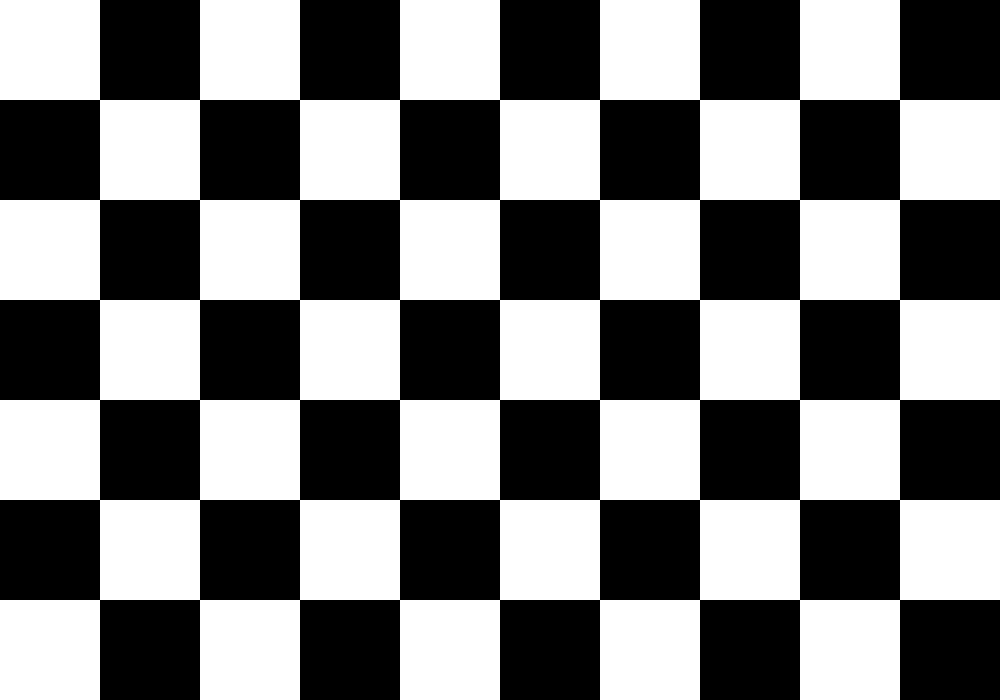
#> input picture cam_calibration/checkerboard.png, 1000 x 700 px
$ python -i center_line_detector.py   (imports and definitions only)
#> lines starting #> are read from the running program, lines starting #| are printed output that depends on the picture; after the words box and inside, x2 and y2 are one past the last pixel; in counts of white or black regions, pixels touching at a corner belong together
#> further down, picture is the input picture: shape (700, 1000, 3); 50% white; 1 white region, box (x1, y1, x2, y2) and area: (0, 0, 1000, 700) 350000
import time
import math
from collections import deque
from itertools import combinations
import numpy as np
import cv2


# ── Reference center-pick helpers ─────────────────────────────────────────────
# Ports of line_detector2.py (_threshold_dark / _scan_band_centers /
# _fallback_contour_center). The zebra guard is intentionally omitted.
def _odd_ge(v):
    v = max(3, int(v))
    return v if v % 2 == 1 else v + 1


# [89 lines left out: functions _ref_threshold_dark, _ref_find_runs, _ref_scan_bands, _ref_fallback_center, not called in this run]


class CenterLineDetector:
    """
    v4 — three-line tracker + dashed-line (intersection) detection.

    Solid mode
    ──────────
    Tracks left / center / right lines independently:
      - Each line has its own median-filter history and prev_cx anchor.
      - Contours are assigned to lines via minimum-cost matching so markers
        never swap identities between frames.
      - A per-line velocity gate rejects jumps larger than LINE_MAX_JUMP px
        (the cart doesn't teleport).
      - Ordering is enforced: left_cx < center_cx < right_cx with at least
        LINE_MIN_SEP px between neighbours.  Violations flag all lines lost.

    Public attributes updated each call
    ────────────────────────────────────
    line_type      : "solid" | "dashed"
    line_positions : {'left': cx|None, 'center': cx|None, 'right': cx|None}
    line_flags     : {'left': bool, 'center': bool, 'right': bool}
                      True = visible this frame, False = lost (holding prev)
    exits          : subset of ['left','center','right']  (dashed mode only)

    Dashed classification (all must hold)
    ──────────────────────────────────────
    1. >= DASH_MIN_COUNT contours
    2. Every area < DASH_MAX_AREA
    3. Horizontal span >= DASH_MIN_SPAN × width
    """

    MIN_AREA        = 50    # px² — ignore blobs smaller than this
    MAX_AREA        = 4000  # px² — ignore merged blobs (from v3)
    SIGNIFICANT_AREA= 500   # px² — real track lines are >= this

    # ── Jigsaw puzzle-seam rejection ───────────────────────────────────────────
    # The white puzzle-piece cutout seams on the mat appear as thin, wiggly, closed loops
    # in the binary and were assigned to L/C/R line slots, competing with the real boundary
    # on a sharp curve. A real line / crossing dash is an elongated, well-filled stripe
    # (high extent and solidity); a seam squiggle doubles back so both are low. Reject only
    # small contours, and only when both metrics are low, so real line fragments survive.
    SEAM_MAX_AREA     = 500   # px² — only test sub-significant blobs
    SEAM_MAX_EXTENT   = 0.32  # area/(bbox area) below this = thin & wiggly, not a stripe
    SEAM_MAX_SOLIDITY = 0.45  # area/(hull area) below this = doubles back, not a line
    SAMPLE_OFFSET   = 28    # px — bilateral brightness sample distance
    BRIGHT_THR      = 120   # grayscale threshold for "bright" track surface
    MEDIAN_K        = 3     # median filter window (frames)

    # ── 3-line tracker ────────────────────────────────────────────────────────
    # Rate-invariant velocity gate: max px/s = 70 px/frame × 30 fps.
    # At 30 fps → 70 px/frame; at 5 fps → 420 px/frame — adapts automatically.
    LINE_MAX_JUMP_PS = 2100  # px/s  (replaces fixed LINE_MAX_JUMP = 70)
    LINE_MIN_SEP   = 15     # px — post-assignment order enforcement gap
    TRACK_MIN_SEP  = 40     # px — minimum gap enforced *during* triplet/pair search
    STALE_THRESH   = 15     # frames lost before clearing a line's anchor

    # ── lane-center tracking (lean rewrite) ───────────────────────────────────
    # The robot follows the LANE CENTER = midpoint of the left/right boundaries.
    # half-width memory infers where center is when only one boundary is visible.
    LANE_HALFWIDTH_MEDIAN_N = 7    # frames of (R−L)/2 to median for half-width memory
    # When only ONE boundary is visible, move the center target only this fraction of
    # the way from the prior center toward the inferred (one-line+half-width) target.
    # <1 keeps the robot near center and pulls the lane back into view instead of
    # committing to a far single-line offset and drifting off (no_turning_well fix).
    SINGLE_LINE_PULL = 0.5

    # ── intersection detection ────────────────────────────────────────────────
    # Relaxed from original (3, 2000, 40, 0.50) to handle this track's dash geometry:
    # fewer dashes visible in the bottom-80 px ROI, and some are wider than 2000 px².
    #
    # simple_track_behaviour fix: the old rule (≥2 small flat blobs spanning ≥20%
    # width with one near center) false-fired on the puzzle-mat JIGSAW SEAMS during
    # plain curves — 22% / 14% of frames mis-classified as dashed, which zeroed
    # steering mid-curve and armed the perpendicular-alignment spin → the robot drove
    # straight off the turn. A real crossing-dash row differs from scattered seams in
    # two measurable ways: (1) it has ≥3 blobs (DASH_MIN_COUNT), and (2) those blobs
    # are HORIZONTALLY CO-LINEAR — they lie within a tight y-band about their LSQ row
    # line (residual std ≤ DASH_ROW_BAND_PX). Jigsaw seams + lane-line stubs scatter
    # across the ROI height (residual std 13–22 px measured) and are now rejected.
    DASH_MIN_COUNT  = 3     # ≥3 co-linear blobs — a real dash ROW, not a stray pair
    DASH_MAX_AREA   = 3500  # px² — max area per contour for dashed classification
    DASH_MAX_HEIGHT = 35    # px  — contours taller than this are solid lines, not dashes
    DASH_MIN_SPAN   = 0.20  # fraction of image width
    DASH_CENTER_ZONE = 0.25 # at least one dash must be in the central 50% of the image
    DASH_ROW_BAND_PX = 12   # max residual std (px) of dash y about their LSQ row line.
                            # Real crossing rows measure ≤10 px; seam+stub scatter ≥13 px.

    # ── dashed alignment slope ────────────────────────────────────────────────
    # The crossing-dash slope (Δy/Δx of the dash row) measures how perpendicular
    # the robot is to the intersection. It must be fit from the DASH CANDIDATES
    # ONLY (small flat blobs) — never the continuing vertical track line — or it
    # is meaningless. Requires a clean row of dashes to be trustworthy.
    DASH_SLOPE_MIN_N    = 3     # need ≥ this many dash candidates to fit a slope
    DASH_SLOPE_MIN_SPAN = 0.25  # dash row must span ≥ this fraction of width

    # ── exit scanning (HSV track surface) ────────────────────────────────────
    EXIT_TRACK_RATIO = 0.15
    TRACK_HSV_LO     = np.array([78,  8, 106], np.uint8)
    TRACK_HSV_HI     = np.array([168, 76, 222], np.uint8)

    # ── lane-interior constraint (calibrated from puzzlebot_track_video.mp4) ────
    # The camera auto-white-balance shifts H dramatically frame-to-frame, so
    # H is set to the full range (0-179) — separation is by V and S only.
    # Dark gray lines: V < 75 (consistently).  Road mat: V=76-187, S=16-103.
    # White stop-line patches (if in ROI): V > 190, S < 15 — excluded by S >= 16.
    LANE_HSV_LO    = np.array([  0,  16,  76], np.uint8)
    LANE_HSV_HI    = np.array([179, 103, 187], np.uint8)
    LANE_MIN_PIX   = 800   # px of mat before trusting the centroid (mat covers ~85% of ROI)
    LANE_BLEND_THR = 9999  # disabled — re-enable only after HSV re-calibration for the current track

    # ── white boundary column mask ────────────────────────────────────────────
    # Columns where >= WHITE_BOUNDARY_THRESH rows are white (V>190, S<40) are
    # treated as boundary paper and zeroed in the binary image.
    # Calibrated from bag5: boundary paper = 40-80 rows/col, mat reflections < 20.
    # bag6 showed the mat itself reaches 8-30 rows under strong lighting, which
    # caused the old threshold of 8 to false-positive and erase real line columns.
    WHITE_BOUNDARY_THRESH = 20   # rows; boundary paper: 40-80, mat noise: <20
    # The mask may only eat the outer WHITE_MASK_EDGE_FRAC of each side of the ROI.
    # Boundary paper sits at the ROI edges; a real track line near center must never
    # be erased. Without this bound, opposing left/right masks can march inward and
    # meet at center, wiping the whole line (observed in wide_angle_bag7).
    WHITE_MASK_EDGE_FRAC = 0.30  # never mask past 30% in from either edge

    # ── persistent adaptive threshold ─────────────────────────────────────────
    # Carries T across frames so the threshold drifts gradually (±10/iter)
    # instead of re-deriving from each frame's histogram like Otsu.
    # Targets a dark-pixel % in [ADAPTIVE_DARK_MIN, ADAPTIVE_DARK_MAX].
    # Tune DARK_MIN/MAX with test_against_video.py: all 3 lines visible → check %.
    ADAPTIVE_T_INIT   = 185   # starting threshold
    ADAPTIVE_T_MIN    = 100   # floor — never let T drop below this
    ADAPTIVE_T_MAX    = 220   # ceiling — never let T rise above this
    ADAPTIVE_DARK_MIN =  2.0  # % of ROI pixels that must be dark (≈1 partial line)
    ADAPTIVE_DARK_MAX = 15.0  # % of ROI pixels that may be dark (≈3 lines + noise)

    # ─────────────────────────────────────────────────────────────────────────

    def __init__(self, debug=False):
        self.cameraWidth  = 320
        self.cameraHeight = 240
        self.debug        = debug
        self.debug_frame  = None

        # Global prev_cx (center line) used by classifier
        self.prev_cx = None
        self.history = deque(maxlen=self.MEDIAN_K)

        # Per-line state
        self.line_positions  = {'left': None, 'center': None, 'right': None}
        self.line_flags      = {'left': False, 'center': False, 'right': False}
        self._line_history   = {k: deque(maxlen=self.MEDIAN_K)
                                for k in ('left', 'center', 'right')}
        self._line_lost_frames = {'left': 0, 'center': 0, 'right': 0}

        # Lane-center tracking state (lean rewrite)
        self.prev_center     = None                            # last lane-center cx
        self._halfwidth_hist = deque(maxlen=self.LANE_HALFWIDTH_MEDIAN_N)
        # True when this frame's center came from BOTH boundaries (a confident lane
        # center). False ⇒ <2 boundaries → the node should slow to regain the lane.
        self.centering       = False
        # Retained no-op for node compatibility (fork selection removed in lean rewrite).
        self.branch_select_enabled = False

        # Intersection / exit state
        self.line_type     = "solid"
        self.exits         = []
        self._exit_mask    = None
        self.dash_slope_px   = 0.0    # Δy/Δx of crossing-dash centroids; 0 = perpendicular
        self.dash_slope_valid = False # True only when the slope was fit from a clean
                                      # row of ≥ DASH_SLOPE_MIN_N dashes spanning enough x

        # Brown lane-interior constraint state
        self.lane_cx         = None   # centroid x of lane interior, or None
        self.lane_correction = False  # True when cx was blended toward lane_cx

        # Persistent adaptive threshold state
        self._T_state = self.ADAPTIVE_T_INIT

        # Time-based velocity gate: tracks wall-clock time of last detect call
        # so the max-jump limit adapts to the actual frame interval.
        self._last_detect_t = None

    # ── tracker reset ───────────────────────────────────────────────────────

    # [60 lines left out: functions reset_tracker_anchors, ref_center_line, not called in this run]

    # ── main entry point ──────────────────────────────────────────────────────

    def detect_center_line(self, image, pre_cropped=False):
        """
        :param image: BGR image. If pre_cropped=False, expected 320×240 (full frame);
                      if pre_cropped=True, the image IS the bottom ROI (e.g. 320×80).
        :param pre_cropped: When True, skip internal ROI extraction — the caller already
                            cropped and resized to the relevant bottom region.
        :return: (cx, cy) of the center line.
        """
#> called with pre_cropped = False
        h, w = image.shape[:2]

        if pre_cropped:
            roi     = image
            y_start = 0
        else:
            # S1: ROI — bottom third
            y_start = (2 * h) // 3
            roi     = image[y_start:h, :]
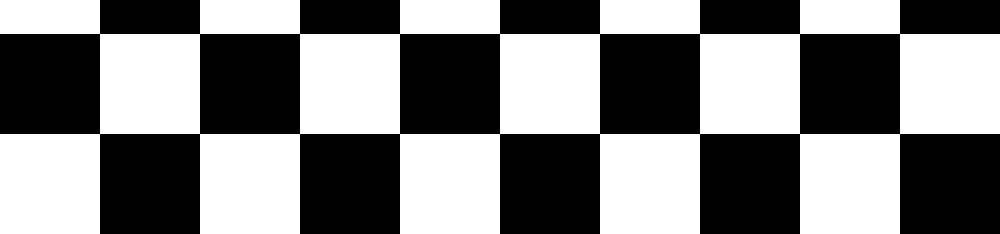
#> roi: shape (234, 1000, 3); 50% white; 1 white region, box (x1, y1, x2, y2) and area: (0, 0, 1000, 234) 117000

        # S2-S5: standard pipeline
        gray    = cv2.cvtColor(roi, cv2.COLOR_BGR2GRAY)
        blurred = cv2.GaussianBlur(gray, (5, 5), 1.4)
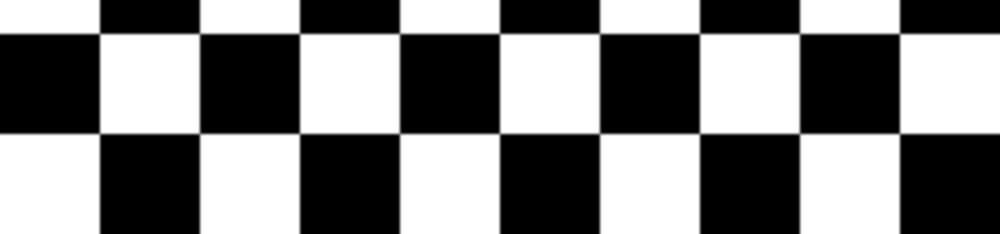
#> blurred: shape (234, 1000); min 0, max 255, mean 127.5
        binary  = self._adaptive_threshold(blurred)

        roi_h = roi.shape[0]

        # White-gap mask: detect bright-white boundary paper columns and zero them out.
        # Track lines never appear behind the white boundary sheet, so any binary pixel
        # in those columns is noise from the paper surface, not a real line.
        # Threshold: WHITE_BOUNDARY_THRESH rows white in a column → boundary.
        #
        # Two safeguards prevent the mask from erasing a real line (wide_angle_bag7):
        #   1. Edge bound — each side may only eat the outer WHITE_MASK_EDGE_FRAC of the
        #      ROI, so opposing masks can never meet and wipe a centered line.
        #   2. Survivor guard — the masked binary is only committed if at least one
        #      valid track contour survives it; otherwise the unmasked binary is kept.
        #      A real dark line is always preferable to a full stop.
        roi_hsv = cv2.cvtColor(roi, cv2.COLOR_BGR2HSV)
        _white_mask = cv2.inRange(roi_hsv,
                                  np.array([0, 0, 190], np.uint8),
                                  np.array([179, 40, 255], np.uint8))
        _white_col_counts = _white_mask.sum(axis=0) // 255
        _boundary_cols = np.where(_white_col_counts >= self.WHITE_BOUNDARY_THRESH)[0]
        if len(_boundary_cols) > 0:
            _w     = roi.shape[1]
            _mid   = _w // 2
            _l_lim = int(_w * self.WHITE_MASK_EDGE_FRAC)            # left mask stops here
            _r_lim = int(_w * (1.0 - self.WHITE_MASK_EDGE_FRAC))   # right mask starts here
            _right = _boundary_cols[_boundary_cols >= _mid]
            _left  = _boundary_cols[_boundary_cols < _mid]

            _masked = binary.copy()
            if len(_right) > 0:
                _r0 = max(_right[0], _r_lim)
                _masked[:, _r0:] = 0
            if len(_left) > 0:
                _l1 = min(_left[-1] + 1, _l_lim)
                _masked[:, :_l1] = 0

            # Survivor guard: commit the mask only if a real line remains.
            if self._count_track_contours(_masked, roi_h) > 0:
                binary = _masked

        k3      = np.ones((3, 3), np.uint8)
        k5      = np.ones((5, 5), np.uint8)
        opened  = cv2.morphologyEx(binary, cv2.MORPH_OPEN,  k3)
        cleaned = cv2.morphologyEx(opened, cv2.MORPH_CLOSE, k5)

        # S6: contours
        contours, _ = cv2.findContours(cleaned, cv2.RETR_EXTERNAL,
                                       cv2.CHAIN_APPROX_SIMPLE)

        # S7: classify → track
        # Far-field filter: reject contours in the top 15% of the ROI — these are
        # distant objects (blue boundary tape, far track features) that are never
        # near-field lines the robot should react to.
        valid = [v for v in self._valid_contours(contours) if v[1] >= roi_h * 0.15]

        self.line_type = self._classify_line(valid, w)

        # Time-based velocity gate (pixels/s × dt_seconds), so the gate is FPS-invariant:
        # 2100 px/s ÷ 30 fps = 70 px/frame, 2100 px/s ÷ 5.7 fps = 368 px/frame.
        _now = time.monotonic()
        _dt  = (_now - self._last_detect_t) if self._last_detect_t is not None else 1.0 / 30.0
        self._last_detect_t = _now
        _max_jump = self.LINE_MAX_JUMP_PS * _dt

        if self.line_type == "dashed":
            cx, cy = self._fuse_dashes(valid, y_start, roi_h)
            self.exits = []
        else:
            cx, cy     = self._track_three_lines(valid, w, roi_h, y_start, _max_jump)
            self.exits = []

        # Brown lane-interior constraint: detect lane centroid and blend cx if needed.
        # SKIPPED entirely when the blend is disabled (LANE_BLEND_THR == 9999): the
        # detector ran an HSV cvtColor + inRange + moments every frame and then threw the
        # result away (CPU-fix). Reuses the ROI-HSV already computed for the white mask.
        self.lane_correction = False
        self.lane_cx = None
        if self.LANE_BLEND_THR < 9999:
            lane_cx, lane_valid = self._detect_lane_interior(roi, roi_hsv)
            self.lane_cx = lane_cx if lane_valid else None
            if lane_valid and abs(cx - lane_cx) > self.LANE_BLEND_THR:
                cx = int(round((cx + lane_cx) / 2.0))
                self.lane_correction = True

        # Global history for classifier anchor
        self.history.append(cx)
        self.prev_cx = float(int(np.median(self.history)))

        if self.debug:
            self.debug_frame = self._build_debug(
                image, roi, gray, blurred, binary, cleaned, contours,
                cx, cy, y_start, w, roi_h
            )

        return (cx, cy)

    # ── brown lane-interior helper ────────────────────────────────────────────

    # [24 lines left out: function _detect_lane_interior, not called in this run]

    # ── adaptive threshold ────────────────────────────────────────────────────

    def _adaptive_threshold(self, gray_roi):
        """
        Persistent frame-to-frame threshold targeting ADAPTIVE_DARK_MIN–MAX %.

        Unlike Otsu (which re-derives from each frame's histogram), this carries
        self._T_state across frames and adjusts by ±10 per iteration.  Direction
        hysteresis stops adjustment immediately if the step direction reverses,
        preventing oscillation around the target range.

        Typical cost on a 320×80 ROI: 1–2 iterations (~0.2–0.4 ms on Nano).
        Worst-case cap: 10 iterations (~2 ms).
        """
        T         = self._T_state
        area      = gray_roi.size
        direction = 0
        for _ in range(10):
            _, binary = cv2.threshold(gray_roi, T, 255, cv2.THRESH_BINARY_INV)
            perc = 100.0 * cv2.countNonZero(binary) / area
            if perc > self.ADAPTIVE_DARK_MAX:
                # Too many dark pixels — lower T so fewer pixels qualify as dark
                if T <= self.ADAPTIVE_T_MIN or direction == 1:
                    break
                T = max(self.ADAPTIVE_T_MIN, T - 10)
                direction = -1
            elif perc < self.ADAPTIVE_DARK_MIN:
                # Too few dark pixels — raise T so more pixels qualify as dark
                if T >= self.ADAPTIVE_T_MAX or direction == -1:
                    break
                T = min(self.ADAPTIVE_T_MAX, T + 10)
                direction = 1
            else:
                break
#> this loop made 10 passes
#> perc on passes 1 to 8: 51.74, 51.74, 50.05, 50.02, 50.02, 50, 50, 49.98
#> (the rest of the program and of its run is left out)
